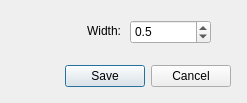
<?xml version="1.0" encoding="UTF-8"?>
<ui version="4.0">
 <class>ValueEdit</class>
 <widget class="QDialog" name="ValueEdit">
  <property name="geometry">
   <rect>
    <x>0</x>
    <y>0</y>
    <width>247</width>
    <height>103</height>
   </rect>
  </property>
  <property name="sizePolicy">
   <sizepolicy hsizetype="Fixed" vsizetype="Fixed">
    <horstretch>0</horstretch>
    <verstretch>0</verstretch>
   </sizepolicy>
  </property>
  <property name="minimumSize">
   <size>
    <width>247</width>
    <height>103</height>
   </size>
  </property>
  <property name="maximumSize">
   <size>
    <width>247</width>
    <height>103</height>
   </size>
  </property>
  <property name="windowTitle">
   <string>Enter Value</string>
  </property>
  <widget class="QDialogButtonBox" name="buttonBox">
   <property name="geometry">
    <rect>
     <x>60</x>
     <y>60</y>
     <width>171</width>
     <height>32</height>
    </rect>
   </property>
   <property name="orientation">
    <enum>Qt::Horizontal</enum>
   </property>
   <property name="standardButtons">
    <set>QDialogButtonBox::Cancel|QDialogButtonBox::Save</set>
   </property>
  </widget>
  <widget class="QDoubleSpinBox" name="doubleSpinBox">
   <property name="geometry">
    <rect>
     <x>130</x>
     <y>20</y>
     <width>81</width>
     <height>24</height>
    </rect>
   </property>
   <property name="decimals">
    <number>1</number>
   </property>
   <property name="minimum">
    <double>0.100000000000000</double>
   </property>
   <property name="singleStep">
    <double>0.100000000000000</double>
   </property>
   <property name="value">
    <double>0.500000000000000</double>
   </property>
  </widget>
  <widget class="QLabel" name="label">
   <property name="geometry">
    <rect>
     <x>10</x>
     <y>20</y>
     <width>111</width>
     <height>21</height>
    </rect>
   </property>
   <property name="text">
    <string>Width:</string>
   </property>
   <property name="alignment">
    <set>Qt::AlignRight|Qt::AlignTrailing|Qt::AlignVCenter</set>
   </property>
  </widget>
 </widget>
 <resources/>
 <connections>
  <connection>
   <sender>buttonBox</sender>
   <signal>accepted()</signal>
   <receiver>ValueEdit</receiver>
   <slot>accept()</slot>
   <hints>
    <hint type="sourcelabel">
     <x>248</x>
     <y>254</y>
    </hint>
    <hint type="destinationlabel">
     <x>157</x>
     <y>274</y>
    </hint>
   </hints>
  </connection>
  <connection>
   <sender>buttonBox</sender>
   <signal>rejected()</signal>
   <receiver>ValueEdit</receiver>
   <slot>reject()</slot>
   <hints>
    <hint type="sourcelabel">
     <x>316</x>
     <y>260</y>
    </hint>
    <hint type="destinationlabel">
     <x>286</x>
     <y>274</y>
    </hint>
   </hints>
  </connection>
 </connections>
</ui>
